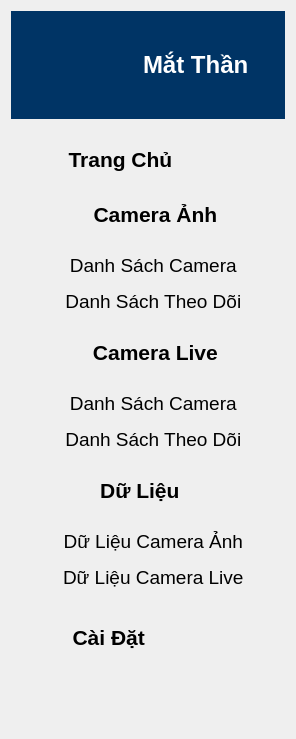
      <widget class="QWidget" name="scrollAreaWidgetContents">
       <property name="geometry">
        <rect>
         <x>0</x>
         <y>0</y>
         <width>296</width>
         <height>739</height>
        </rect>
       </property>
       <layout class="QGridLayout" name="gridLayout_2">
        <item row="3" column="0">
         <spacer name="verticalSpacer">
          <property name="orientation">
           <enum>Qt::Vertical</enum>
          </property>
          <property name="sizeHint" stdset="0">
           <size>
            <width>20</width>
            <height>167</height>
           </size>
          </property>
         </spacer>
        </item>
        <item row="0" column="0">
         <widget class="QWidget" name="widget_3" native="true">
          <property name="styleSheet">
           <string notr="true">background-color: rgb(0, 52, 101);
color: rgb(255, 255, 255);</string>
          </property>
          <layout class="QHBoxLayout" name="horizontalLayout_2">
           <item>
            <spacer name="horizontalSpacer_2">
             <property name="orientation">
              <enum>Qt::Horizontal</enum>
             </property>
             <property name="sizeHint" stdset="0">
              <size>
               <width>40</width>
               <height>20</height>
              </size>
             </property>
            </spacer>
           </item>
           <item>
            <widget class="QLabel" name="label">
             <property name="minimumSize">
              <size>
               <width>90</width>
               <height>90</height>
              </size>
             </property>
             <property name="maximumSize">
              <size>
               <width>80</width>
               <height>80</height>
              </size>
             </property>
             <property name="text">
              <string/>
             </property>
             <property name="pixmap">
              <pixmap>../icons/ChatGPT Image 13_09_23 6 thg 8, 2025.png</pixmap>
             </property>
             <property name="scaledContents">
              <bool>true</bool>
             </property>
            </widget>
           </item>
           <item>
            <widget class="QLabel" name="label_2">
             <property name="font">
              <font>
               <family>Tahoma</family>
               <pointsize>18</pointsize>
               <weight>75</weight>
               <bold>true</bold>
              </font>
             </property>
             <property name="text">
              <string>Mắt Thần</string>
             </property>
            </widget>
           </item>
           <item>
            <spacer name="horizontalSpacer">
             <property name="orientation">
              <enum>Qt::Horizontal</enum>
             </property>
             <property name="sizeHint" stdset="0">
              <size>
               <width>40</width>
               <height>20</height>
              </size>
             </property>
            </spacer>
           </item>
          </layout>
         </widget>
        </item>
        <item row="1" column="0">
         <widget class="QWidget" name="widget_2" native="true">
          <layout class="QVBoxLayout" name="verticalLayout_2">
           <property name="leftMargin">
            <number>0</number>
           </property>
           <property name="topMargin">
            <number>10</number>
           </property>
           <property name="rightMargin">
            <number>0</number>
           </property>
           <item>
            <widget class="QWidget" name="widget_14" native="true">
             <layout class="QHBoxLayout" name="horizontalLayout_6">
              <property name="spacing">
               <number>8</number>
              </property>
              <property name="leftMargin">
               <number>8</number>
              </property>
              <property name="topMargin">
               <number>8</number>
              </property>
              <property name="rightMargin">
               <number>8</number>
              </property>
              <property name="bottomMargin">
               <number>8</number>
              </property>
              <item>
               <widget class="QLabel" name="label_6">
                <property name="minimumSize">
                 <size>
                  <width>30</width>
                  <height>30</height>
                 </size>
                </property>
                <property name="maximumSize">
                 <size>
                  <width>30</width>
                  <height>30</height>
                 </size>
                </property>
                <property name="text">
                 <string/>
                </property>
                <property name="pixmap">
                 <pixmap>../icons/home_display.png</pixmap>
                </property>
                <property name="scaledContents">
                 <bool>true</bool>
                </property>
               </widget>
              </item>
              <item>
               <widget class="QPushButton" name="pushButton_24">
                <property name="font">
                 <font>
                  <family>Tahoma</family>
                  <pointsize>16</pointsize>
                  <weight>75</weight>
                  <bold>true</bold>
                  <kerning>true</kerning>
                 </font>
                </property>
                <property name="layoutDirection">
                 <enum>Qt::RightToLeft</enum>
                </property>
                <property name="styleSheet">
                 <string notr="true"/>
                </property>
                <property name="text">
                 <string>Trang Chủ                </string>
                </property>
                <property name="iconSize">
                 <size>
                  <width>30</width>
                  <height>30</height>
                 </size>
                </property>
                <property name="autoDefault">
                 <bool>false</bool>
                </property>
                <property name="default">
                 <bool>false</bool>
                </property>
                <property name="flat">
                 <bool>true</bool>
                </property>
               </widget>
              </item>
             </layout>
            </widget>
           </item>
           <item>
            <widget class="QWidget" name="widget_6" native="true">
             <layout class="QHBoxLayout" name="horizontalLayout_3">
              <property name="spacing">
               <number>8</number>
              </property>
              <property name="leftMargin">
               <number>8</number>
              </property>
              <property name="topMargin">
               <number>8</number>
              </property>
              <property name="rightMargin">
               <number>8</number>
              </property>
              <property name="bottomMargin">
               <number>8</number>
              </property>
              <item>
               <widget class="QLabel" name="label_3">
                <property name="minimumSize">
                 <size>
                  <width>30</width>
                  <height>30</height>
                 </size>
                </property>
                <property name="maximumSize">
                 <size>
                  <width>30</width>
                  <height>30</height>
                 </size>
                </property>
                <property name="text">
                 <string/>
                </property>
                <property name="pixmap">
                 <pixmap>../icons/camera_anh_display.png</pixmap>
                </property>
                <property name="scaledContents">
                 <bool>true</bool>
                </property>
               </widget>
              </item>
              <item>
               <widget class="QPushButton" name="pushButton_9">
                <property name="enabled">
                 <bool>true</bool>
                </property>
                <property name="font">
                 <font>
                  <family>Tahoma</family>
                  <pointsize>16</pointsize>
                  <weight>75</weight>
                  <bold>true</bold>
                  <stylestrategy>PreferDefault</stylestrategy>
                 </font>
                </property>
                <property name="accessibleDescription">
                 <string/>
                </property>
                <property name="layoutDirection">
                 <enum>Qt::RightToLeft</enum>
                </property>
                <property name="autoFillBackground">
                 <bool>false</bool>
                </property>
                <property name="text">
                 <string>Camera Ảnh    </string>
                </property>
                <property name="icon">
                 <iconset>
                  <normaloff>../icons/right-arrow.png</normaloff>
                  <normalon>../icons/arrow-down-sign-to-navigate.png</normalon>../icons/right-arrow.png</iconset>
                </property>
                <property name="iconSize">
                 <size>
                  <width>30</width>
                  <height>30</height>
                 </size>
                </property>
                <property name="checkable">
                 <bool>true</bool>
                </property>
                <property name="flat">
                 <bool>true</bool>
                </property>
               </widget>
              </item>
             </layout>
            </widget>
           </item>
           <item>
            <widget class="QWidget" name="widget_8" native="true">
             <layout class="QVBoxLayout" name="verticalLayout_3">
              <property name="spacing">
               <number>5</number>
              </property>
              <property name="leftMargin">
               <number>5</number>
              </property>
              <property name="topMargin">
               <number>5</number>
              </property>
              <property name="rightMargin">
               <number>5</number>
              </property>
              <property name="bottomMargin">
               <number>5</number>
              </property>
              <item>
               <widget class="QPushButton" name="pushButton_11">
                <property name="font">
                 <font>
                  <family>Tahoma</family>
                  <pointsize>14</pointsize>
                 </font>
                </property>
                <property name="text">
                 <string>  Danh Sách Camera</string>
                </property>
                <property name="icon">
                 <iconset>
                  <normaloff>../icons/list_camera.png</normaloff>../icons/list_camera.png</iconset>
                </property>
                <property name="iconSize">
                 <size>
                  <width>23</width>
                  <height>23</height>
                 </size>
                </property>
                <property name="flat">
                 <bool>true</bool>
                </property>
               </widget>
              </item>
              <item>
               <widget class="QPushButton" name="pushButton_12">
                <property name="font">
                 <font>
                  <family>Tahoma</family>
                  <pointsize>14</pointsize>
                 </font>
                </property>
                <property name="text">
                 <string>  Danh Sách Theo Dõi</string>
                </property>
                <property name="icon">
                 <iconset>
                  <normaloff>../icons/monitoring.png</normaloff>../icons/monitoring.png</iconset>
                </property>
                <property name="iconSize">
                 <size>
                  <width>25</width>
                  <height>25</height>
                 </size>
                </property>
                <property name="flat">
                 <bool>true</bool>
                </property>
               </widget>
              </item>
             </layout>
            </widget>
           </item>
           <item>
            <widget class="QWidget" name="widget_7" native="true">
             <layout class="QHBoxLayout" name="horizontalLayout_4">
              <property name="spacing">
               <number>8</number>
              </property>
              <property name="leftMargin">
               <number>8</number>
              </property>
              <property name="topMargin">
               <number>8</number>
              </property>
              <property name="rightMargin">
               <number>8</number>
              </property>
              <property name="bottomMargin">
               <number>8</number>
              </property>
              <item>
               <widget class="QLabel" name="label_4">
                <property name="minimumSize">
                 <size>
                  <width>30</width>
                  <height>30</height>
                 </size>
                </property>
                <property name="maximumSize">
                 <size>
                  <width>30</width>
                  <height>30</height>
                 </size>
                </property>
                <property name="text">
                 <string/>
                </property>
                <property name="pixmap">
                 <pixmap>../icons/camera_live.png</pixmap>
                </property>
                <property name="scaledContents">
                 <bool>true</bool>
                </property>
               </widget>
              </item>
              <item>
               <widget class="QPushButton" name="pushButton_10">
                <property name="font">
                 <font>
                  <family>Tahoma</family>
                  <pointsize>16</pointsize>
                  <weight>75</weight>
                  <bold>true</bold>
                 </font>
                </property>
                <property name="layoutDirection">
                 <enum>Qt::RightToLeft</enum>
                </property>
                <property name="text">
                 <string>Camera Live    </string>
                </property>
                <property name="icon">
                 <iconset>
                  <normaloff>../icons/right-arrow.png</normaloff>
                  <normalon>../icons/arrow-down-sign-to-navigate.png</normalon>../icons/right-arrow.png</iconset>
                </property>
                <property name="iconSize">
                 <size>
                  <width>30</width>
                  <height>30</height>
                 </size>
                </property>
                <property name="checkable">
                 <bool>true</bool>
                </property>
                <property name="flat">
                 <bool>true</bool>
                </property>
               </widget>
              </item>
             </layout>
            </widget>
           </item>
           <item>
            <widget class="QWidget" name="widget_9" native="true">
             <layout class="QVBoxLayout" name="verticalLayout_6">
              <property name="spacing">
               <number>5</number>
              </property>
              <property name="leftMargin">
               <number>5</number>
              </property>
              <property name="topMargin">
               <number>5</number>
              </property>
              <property name="rightMargin">
               <number>5</number>
              </property>
              <property name="bottomMargin">
               <number>5</number>
              </property>
              <item>
               <widget class="QPushButton" name="pushButton_19">
                <property name="font">
                 <font>
                  <family>Tahoma</family>
                  <pointsize>14</pointsize>
                 </font>
                </property>
                <property name="text">
                 <string>  Danh Sách Camera</string>
                </property>
                <property name="icon">
                 <iconset>
                  <normaloff>../icons/list_camera.png</normaloff>../icons/list_camera.png</iconset>
                </property>
                <property name="iconSize">
                 <size>
                  <width>23</width>
                  <height>23</height>
                 </size>
                </property>
                <property name="flat">
                 <bool>true</bool>
                </property>
               </widget>
              </item>
              <item>
               <widget class="QPushButton" name="pushButton_20">
                <property name="font">
                 <font>
                  <family>Tahoma</family>
                  <pointsize>14</pointsize>
                 </font>
                </property>
                <property name="text">
                 <string>  Danh Sách Theo Dõi</string>
                </property>
                <property name="icon">
                 <iconset>
                  <normaloff>../icons/monitoring.png</normaloff>../icons/monitoring.png</iconset>
                </property>
                <property name="iconSize">
                 <size>
                  <width>25</width>
                  <height>25</height>
                 </size>
                </property>
                <property name="flat">
                 <bool>true</bool>
                </property>
               </widget>
              </item>
             </layout>
            </widget>
           </item>
           <item>
            <widget class="QWidget" name="widget_12" native="true">
             <layout class="QHBoxLayout" name="horizontalLayout_5">
              <property name="spacing">
               <number>6</number>
              </property>
              <property name="leftMargin">
               <number>8</number>
              </property>
              <property name="topMargin">
               <number>8</number>
              </property>
              <property name="rightMargin">
               <number>8</number>
              </property>
              <property name="bottomMargin">
               <number>8</number>
              </property>
              <item>
               <widget class="QLabel" name="label_5">
                <property name="minimumSize">
                 <size>
                  <width>30</width>
                  <height>30</height>
                 </size>
                </property>
                <property name="maximumSize">
                 <size>
                  <width>30</width>
                  <height>30</height>
                 </size>
                </property>
                <property name="text">
                 <string/>
                </property>
                <property name="pixmap">
                 <pixmap>../icons/database.png</pixmap>
                </property>
                <property name="scaledContents">
                 <bool>true</bool>
                </property>
               </widget>
              </item>
              <item>
               <widget class="QPushButton" name="pushButton_21">
                <property name="font">
                 <font>
                  <family>Tahoma</family>
                  <pointsize>16</pointsize>
                  <weight>75</weight>
                  <bold>true</bold>
                 </font>
                </property>
                <property name="layoutDirection">
                 <enum>Qt::RightToLeft</enum>
                </property>
                <property name="text">
                 <string> Dữ Liệu          </string>
                </property>
                <property name="icon">
                 <iconset>
                  <normaloff>../icons/right-arrow.png</normaloff>
                  <normalon>../icons/arrow-down-sign-to-navigate.png</normalon>../icons/right-arrow.png</iconset>
                </property>
                <property name="iconSize">
                 <size>
                  <width>30</width>
                  <height>30</height>
                 </size>
                </property>
                <property name="checkable">
                 <bool>true</bool>
                </property>
                <property name="flat">
                 <bool>true</bool>
                </property>
               </widget>
              </item>
             </layout>
            </widget>
           </item>
           <item>
            <widget class="QWidget" name="widget_13" native="true">
             <layout class="QVBoxLayout" name="verticalLayout_8">
              <property name="spacing">
               <number>5</number>
              </property>
              <property name="leftMargin">
               <number>5</number>
              </property>
              <property name="topMargin">
               <number>5</number>
              </property>
              <property name="rightMargin">
               <number>5</number>
              </property>
              <property name="bottomMargin">
               <number>5</number>
              </property>
              <item>
               <widget class="QPushButton" name="pushButton_22">
                <property name="font">
                 <font>
                  <family>Tahoma</family>
                  <pointsize>14</pointsize>
                 </font>
                </property>
                <property name="text">
                 <string>  Dữ Liệu Camera Ảnh</string>
                </property>
                <property name="icon">
                 <iconset>
                  <normaloff>../icons/list_camera.png</normaloff>../icons/list_camera.png</iconset>
                </property>
                <property name="iconSize">
                 <size>
                  <width>23</width>
                  <height>23</height>
                 </size>
                </property>
                <property name="flat">
                 <bool>true</bool>
                </property>
               </widget>
              </item>
              <item>
               <widget class="QPushButton" name="pushButton_23">
                <property name="font">
                 <font>
                  <family>Tahoma</family>
                  <pointsize>14</pointsize>
                 </font>
                </property>
                <property name="text">
                 <string>  Dữ Liệu Camera Live</string>
                </property>
                <property name="icon">
                 <iconset>
                  <normaloff>../icons/monitoring.png</normaloff>../icons/monitoring.png</iconset>
                </property>
                <property name="iconSize">
                 <size>
                  <width>25</width>
                  <height>25</height>
                 </size>
                </property>
                <property name="flat">
                 <bool>true</bool>
                </property>
               </widget>
              </item>
             </layout>
            </widget>
           </item>
          </layout>
         </widget>
        </item>
        <item row="2" column="0">
         <widget class="QWidget" name="widget_15" native="true">
          <layout class="QHBoxLayout" name="horizontalLayout_7">
           <property name="spacing">
            <number>8</number>
           </property>
           <property name="leftMargin">
            <number>8</number>
           </property>
           <property name="topMargin">
            <number>8</number>
           </property>
           <property name="rightMargin">
            <number>8</number>
           </property>
           <property name="bottomMargin">
            <number>8</number>
           </property>
           <item>
            <widget class="QLabel" name="label_7">
             <property name="minimumSize">
              <size>
               <width>30</width>
               <height>30</height>
              </size>
             </property>
             <property name="maximumSize">
              <size>
               <width>30</width>
               <height>30</height>
              </size>
             </property>
             <property name="text">
              <string/>
             </property>
             <property name="pixmap">
              <pixmap>../icons/settings_display.png</pixmap>
             </property>
             <property name="scaledContents">
              <bool>true</bool>
             </property>
            </widget>
           </item>
           <item>
            <widget class="QPushButton" name="pushButton_25">
             <property name="font">
              <font>
               <family>Tahoma</family>
               <pointsize>16</pointsize>
               <weight>75</weight>
               <bold>true</bold>
              </font>
             </property>
             <property name="layoutDirection">
              <enum>Qt::RightToLeft</enum>
             </property>
             <property name="text">
              <string>Cài Đặt                    </string>
             </property>
             <property name="iconSize">
              <size>
               <width>30</width>
               <height>30</height>
              </size>
             </property>
             <property name="flat">
              <bool>true</bool>
             </property>
            </widget>
           </item>
          </layout>
         </widget>
        </item>
       </layout>
      </widget>
